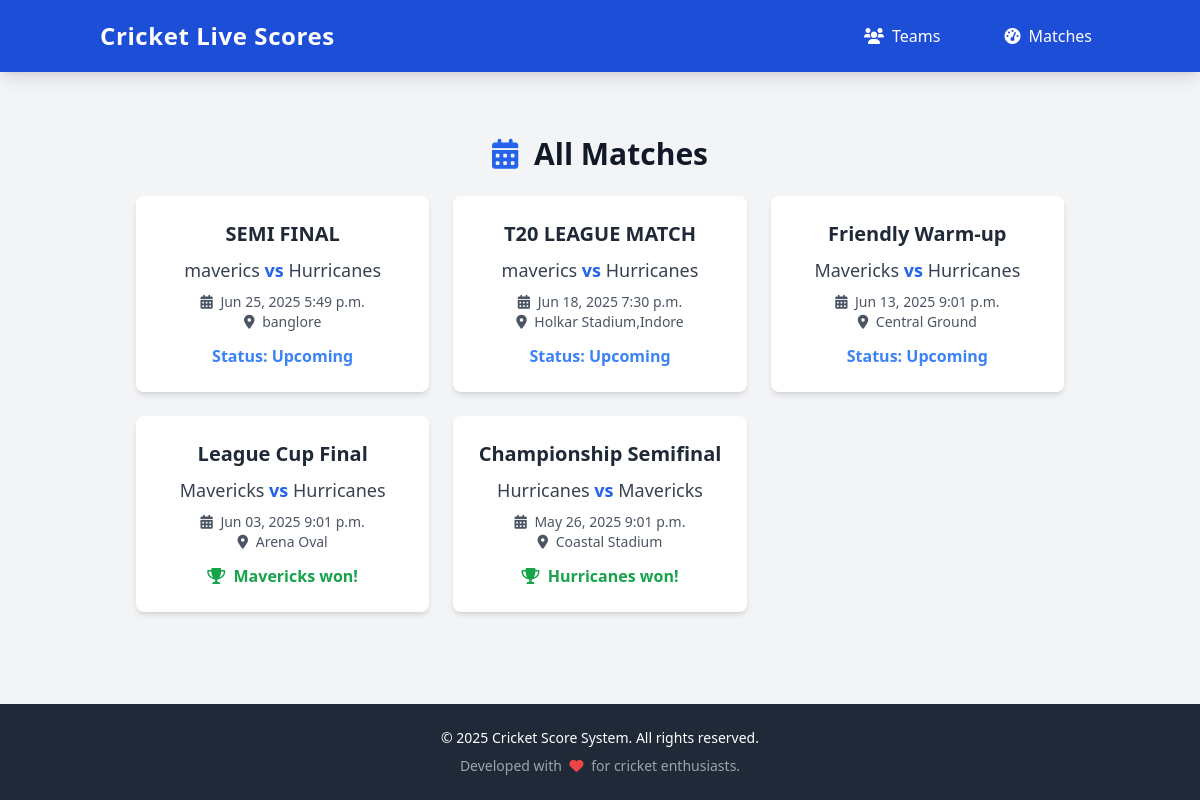
The page /matches/ on the database its author committed.
### cricket/models.py (models this page shows, shortened)
class Match(models.Model):
    name = models.CharField(max_length=255, default="Unnamed Match") # Useful for display, e.g., "India vs Australia - Final"
    team1 = models.ForeignKey(Team, on_delete=models.CASCADE, related_name='team1_matches')
    team2 = models.ForeignKey(Team, on_delete=models.CASCADE, related_name='team2_matches')
    date = models.DateTimeField() # Stores date and time of the match
    venue = models.CharField(max_length=200) # Increased max_length for venue
    status = models.CharField(
        max_length=20,
        choices=[
            ('Upcoming', 'Upcoming'),
            ('Live', 'Live'),
            ('Completed', 'Completed')
        ],
        default='Upcoming' # Sensible default status
    )
    winner = models.ForeignKey(Team, on_delete=models.SET_NULL, null=True, blank=True, related_name='won_matches')

class Team(models.Model):
    name = models.CharField(max_length=100, unique=True) # Ensure team names are unique
    country = models.CharField(max_length=100, blank=True, null=True) # Added country back for context
    logo = models.ImageField(upload_to='team_logos/', blank=True, null=True)
    created_at = models.DateTimeField(auto_now_add=True) # Records when the team was added

### cricket/views.py (the view)
# urls.py: path('matches/', views.all_matches, name='all_matches'),
def all_matches(request):
    all_cricket_matches = Match.objects.all().order_by('-date')
    context = {
        'all_cricket_matches': all_cricket_matches
    }
    return render(request, 'cricket/all_matches.html', context)

### cricket/templates/cricket/all_matches.html (shortened to what this page needs)
{% extends 'cricket/base.html' %}
{% load static %}
{% block content %}
<section class="py-8">
    <h1 class="text-3xl font-bold text-center text-gray-900 mb-6">
        <i class="fas fa-calendar-alt mr-2 text-blue-600"></i>
        All Matches
    </h1>
    <div class="container max-w-5xl mx-auto px-4 sm:px-6 lg:px-8 grid grid-cols-1 md:grid-cols-2 lg:grid-cols-3 gap-6">
        {% if all_cricket_matches %}
            {% for match in all_cricket_matches %}
            <div class="bg-white rounded-lg shadow-md p-6 flex flex-col items-center text-center transition-transform transform hover:scale-105 hover:shadow-xl">
                <a href="{% url 'match_detail' match.id %}" class="block w-full">
                    <h3 class="text-xl font-semibold text-gray-800 mb-2">{{ match.name|default:'' }}</h3>
                    <p class="text-lg text-gray-700 mb-2">{{ match.team1.name }} <span class="font-bold text-blue-600">vs</span> {{ match.team2.name }}</p>
                    <p class="text-sm text-gray-600"><i class="fas fa-calendar-alt mr-1"></i> {{ match.date|date:"M d, Y P" }}</p>
                    <p class="text-sm text-gray-600"><i class="fas fa-map-marker-alt mr-1"></i> {{ match.venue }}</p>
                    <p class="mt-3 text-base font-semibold {% if match.status == 'Completed' and match.winner %}text-green-600{% elif match.status == 'Live' %}text-red-500{% elif match.status == 'Upcoming' %}text-blue-500{% else %}text-gray-600{% endif %}">
                        {% if match.status == 'Completed' %}
                            {% if match.winner %}
                                <i class="fas fa-trophy mr-1"></i> {{ match.winner.name }} won!
                            {% else %}
                                Result: {{ match.result|default:'N/A' }}
                            {% endif %}
                        {% else %}
                            Status: {{ match.status }}
                        {% endif %}
                    </p>
                </a>
            </div>
            {% endfor %}
        {% else %}
            <div class="col-span-full text-center py-8 bg-white rounded-lg shadow-md">
                <p class="text-gray-600 text-lg">No matches found.</p>
                <i class="fas fa-frown text-gray-400 mt-4 text-5xl"></i>
            </div>
        {% endif %}
    </div>
</section>
{% endblock %}
{% block extra_css %}
<link rel="stylesheet" href="https://cdnjs.cloudflare.com/ajax/libs/font-awesome/6.0.0-beta3/css/all.min.css" xintegrity="sha512-Fo3rlrZj/k7ujTnHg4CGR2D7kSs0k4ApnW/rs0gX53C8Ie0T3Q2N5tKkY9hJ2u7w6/7k7Q4q+3wJ6b/4yF7zA==" />
{% endblock %}

### rows shown on the page
Match: name "SEMI FINAL", team1.name "maverics", team2.name "Hurricanes", date "Jun 25, 2025 5:49 p.m.", venue "banglore", status "Upcoming"
Match: name "T20 LEAGUE MATCH", team1.name "maverics", team2.name "Hurricanes", date "Jun 18, 2025 7:30 p.m.", venue "Holkar Stadium,Indore", status "Upcoming"
Match: name "Friendly Warm-up", team1.name "Mavericks", team2.name "Hurricanes", date "Jun 13, 2025 9:01 p.m.", venue "Central Ground", status "Upcoming"
Match: name "League Cup Final", team1.name "Mavericks", team2.name "Hurricanes", date "Jun 03, 2025 9:01 p.m.", venue "Arena Oval", winner.name "Mavericks"
Match: name "Championship Semifinal", team1.name "Hurricanes", team2.name "Mavericks", date "May 26, 2025 9:01 p.m.", venue "Coastal Stadium", winner.name "Hurricanes"
